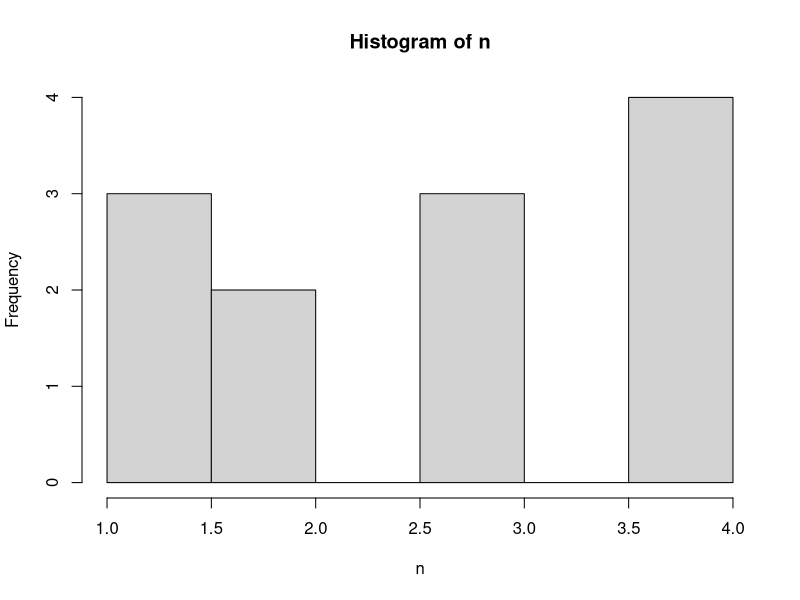
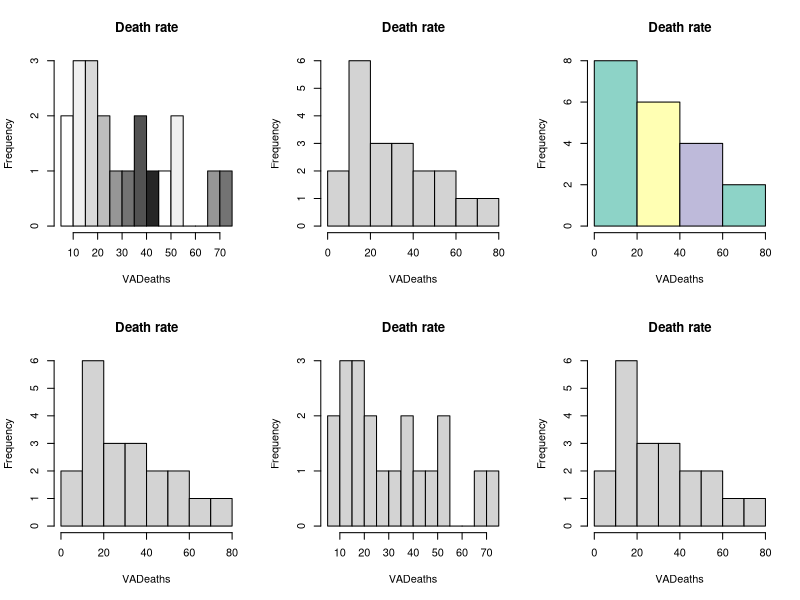
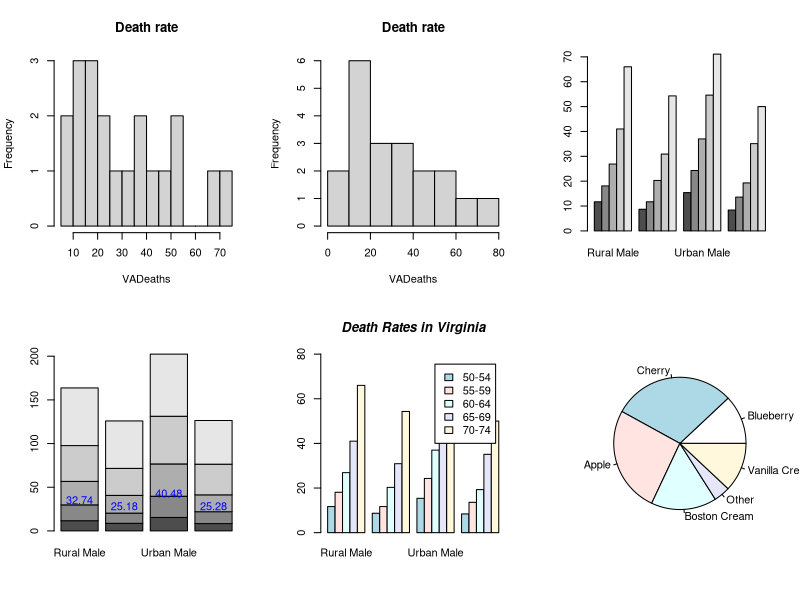
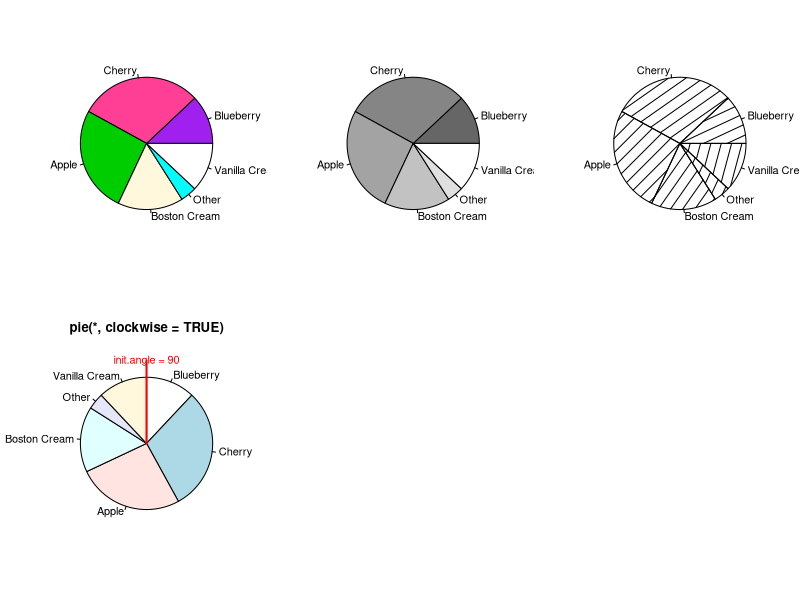
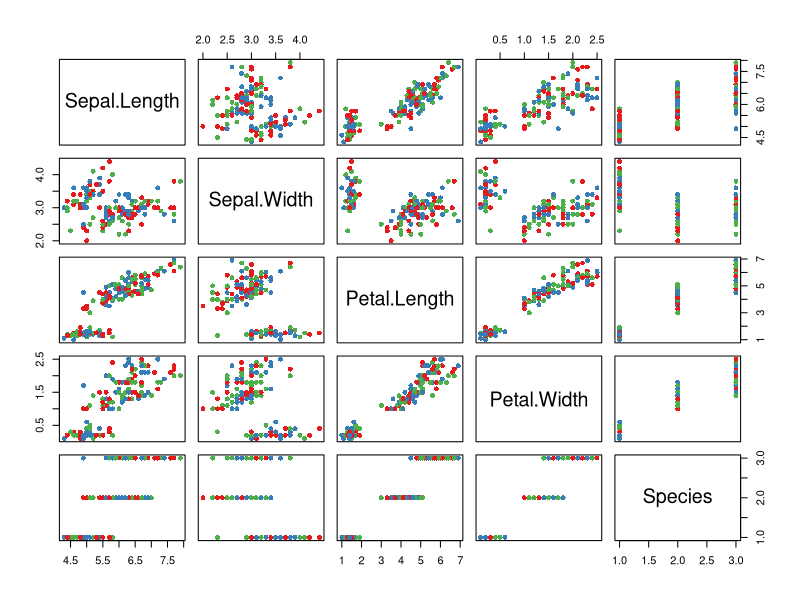
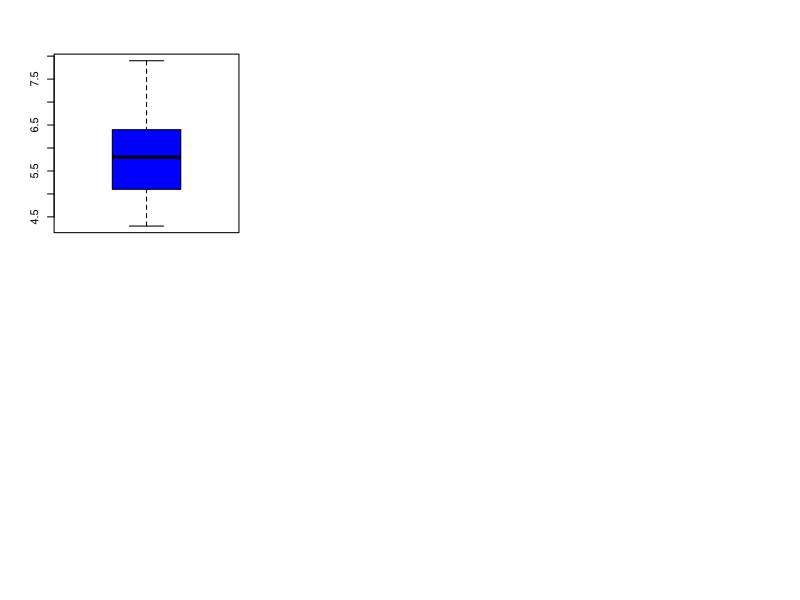
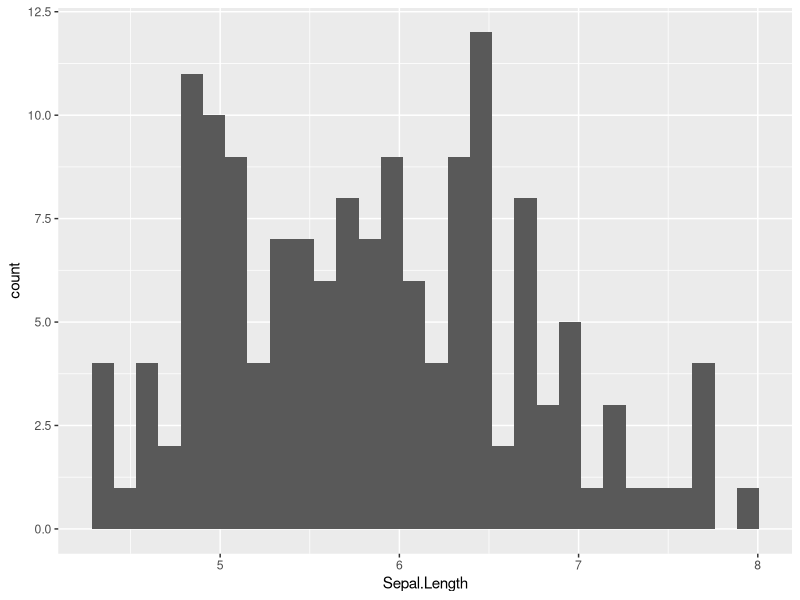
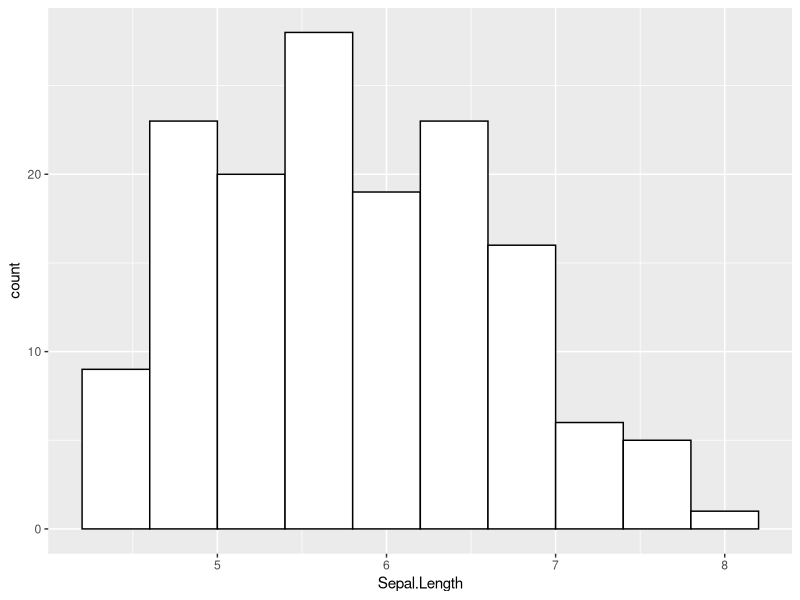

Reproduce these figures in R, in order.
library(ggplot2)
install.packages(ggplot2)

n <-c(1,1,1,2,2,3,3,3,4,4,4,4)
p <- hist(n,breaks = 10)
print(p)

data(VADeaths)
VADeaths

par(mfrow = c(2,3))
library("RColorBrewer")
hist(VADeaths,breaks = 10,main = "Death rate",col = brewer.pal(8,"Greys"))
hist(VADeaths,breaks = 7,main = "Death rate")
hist(VADeaths,breaks = 3,main = "Death rate",col=brewer.pal(3,"Set3"))
hist(VADeaths,breaks = 7,main = "Death rate")
hist(VADeaths,breaks = 10,main = "Death rate")
hist(VADeaths,breaks = 7,main = "Death rate")
hist(VADeaths,breaks = 17,main = "Death rate")
hist(VADeaths,breaks = 5,main = "Death rate")


barplot(VADeaths, plot = TRUE, beside = TRUE)

mp <- barplot(VADeaths)
tot <- colMeans(VADeaths)
text(mp, tot+3, format(tot),col  = "blue")


barplot(VADeaths, beside = TRUE,
        col = c("lightblue", "mistyrose", "lightcyan",
                           "lavender", "cornsilk"),
                           legend = rownames(VADeaths), ylim = c(0, 80))
title(main = "Death Rates in Virginia", font.main = 4)



pie.sales <- c(0.12, 0.3, 0.26, 0.16, 0.04, 0.12)
names(pie.sales) <- c("Blueberry", "Cherry",
                      "Apple", "Boston Cream", "Other", "Vanilla Cream")

pie(pie.sales) # default colours

pie(pie.sales, col = c("purple", "violetred1", "green3",
                               "cornsilk", "cyan", "white"))
pie(pie.sales, col = gray(seq(0.4, 1.0, length = 6)))

pie(pie.sales, density = 10, angle = 15 + 10 * 1:6)

pie(pie.sales, clockwise = TRUE, main = "pie(*, clockwise = TRUE)")

segments(0, 0, 0, 1, col = "red", lwd = 2)
text(0, 1, "init.angle = 90", col = "red")
                               
                               
data(iris)
plot(iris,col = brewer.pal(3,"Set1"),pch=16)

boxplot(iris$Sepal.Length,col = "blue")


# Creating a histogram
p <- ggplot(data  = iris, aes( x = Sepal.Length)) + geom_histogram( )
print(p)

p <- ggplot(data = iris , aes(x=Sepal.Length)) + 
  geom_histogram(color="black", fill="white", bins = 10) 
print(p)

# creating density
p <- ggplot(iris, aes(x=Sepal.Length, color=Species)) + geom_density( )
print(p)

p <- ggplot(mpg, aes(x= class)) + geom_bar() + 
  labs(title = "Number of Cars in each type", x = "Type of car", y = "Number of cars")
print(p)
 
# print(p + geom_text(stat='count', aes(label=..count..), vjust=-0.25))

